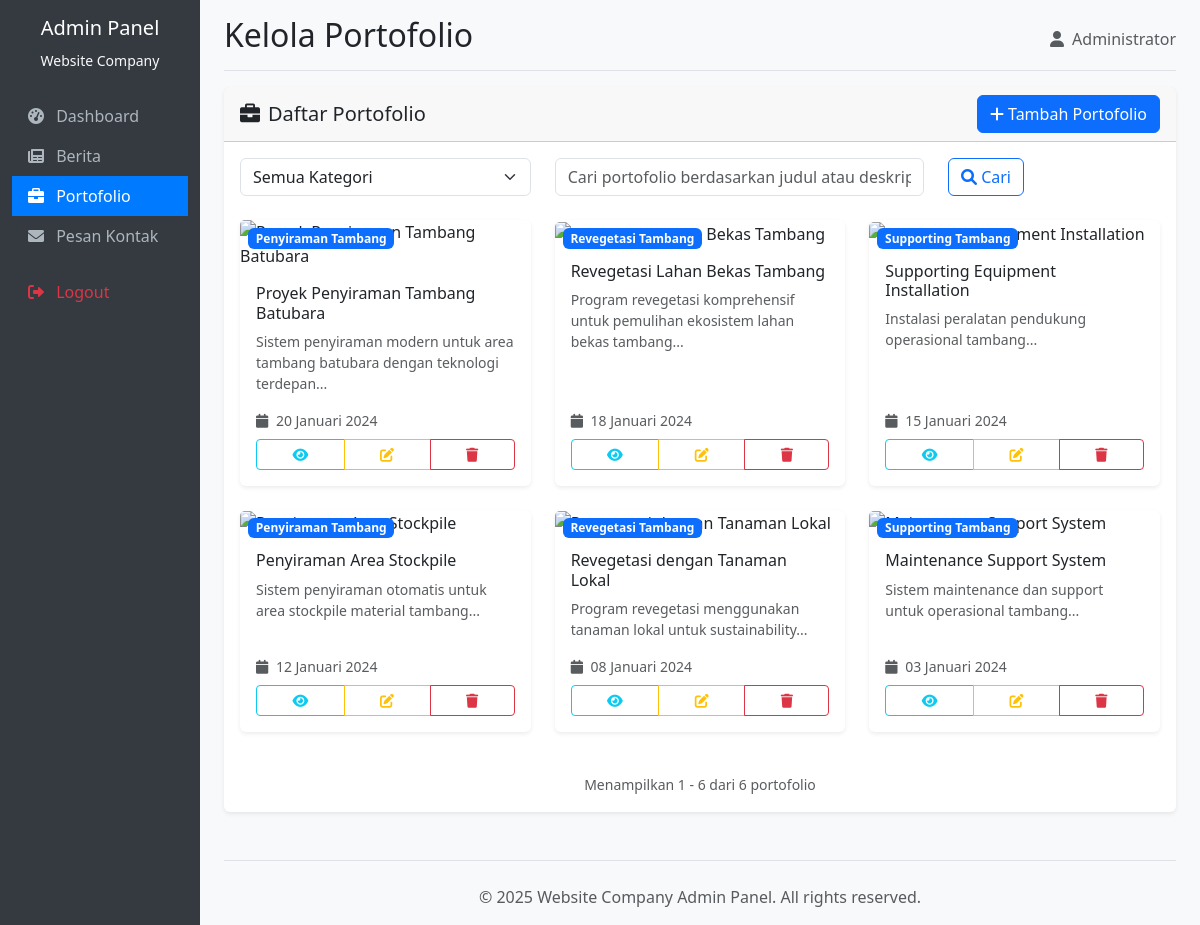
The page /pages/portofolio/index.php (signed in) on the database its author committed.
### tables this page shows
CREATE TABLE `portofolio` (
  `id` int(11) NOT NULL AUTO_INCREMENT,
  `admin_id` int(11) DEFAULT NULL,
  `judul` varchar(255) NOT NULL,
  `deskripsi` text NOT NULL,
  `gambar` varchar(255) DEFAULT NULL,
  `kategori` enum('penyiraman_tambang','revegetasi_tambang','supporting_tambang') NOT NULL,
  `tanggal` date NOT NULL,
  `created_at` timestamp NOT NULL DEFAULT CURRENT_TIMESTAMP,
  `updated_at` timestamp NOT NULL DEFAULT CURRENT_TIMESTAMP ON UPDATE CURRENT_TIMESTAMP,
  PRIMARY KEY (`id`),
  KEY `admin_id` (`admin_id`),
  CONSTRAINT `portofolio_ibfk_1` FOREIGN KEY (`admin_id`) REFERENCES `admin` (`id`) ON DELETE SET NULL ON UPDATE CASCADE
);

### config/database.php (called while the page is built, shortened)
<?php
function formatTanggalIndonesia($tanggal) {
    $bulan = [
        1 => 'Januari', 'Februari', 'Maret', 'April', 'Mei', 'Juni',
        'Juli', 'Agustus', 'September', 'Oktober', 'November', 'Desember'
    ];
    $split = explode('-', $tanggal);
    return $split[2] . ' ' . $bulan[(int)$split[1]] . ' ' . $split[0];
}
?>

### pages/portofolio/index.php (the view, shortened to what this page needs)
<?php
require_once '../../config/database.php';
$page = isset($_GET['page']) ? (int)$_GET['page'] : 1;
$limit = 12;
$offset = ($page - 1) * $limit;
$search = isset($_GET['search']) ? trim($_GET['search']) : '';
$kategori_filter = isset($_GET['kategori']) ? $_GET['kategori'] : '';
$where_conditions = [];
$where_clause = !empty($where_conditions) ? "WHERE " . implode(" AND ", $where_conditions) : "";
try {
    $count_sql = "SELECT COUNT(*) as total FROM portofolio $where_clause";
    $count_stmt = $pdo->prepare($count_sql);
    $count_stmt->execute();
    $total_records = $count_stmt->fetch()['total'];
    $sql = "SELECT * FROM portofolio $where_clause ORDER BY created_at DESC LIMIT :limit OFFSET :offset";
    $stmt = $pdo->prepare($sql);
    $stmt->bindValue(':limit', $limit, PDO::PARAM_INT);
    $stmt->bindValue(':offset', $offset, PDO::PARAM_INT);
    $stmt->execute();
    $portofolio_list = $stmt->fetchAll();
} catch(PDOException $e) {
    $error_message = 'Terjadi kesalahan saat mengambil data portofolio.';
}
$kategori_options = [
    'penyiraman_tambang' => 'Penyiraman Tambang',
    'revegetasi_tambang' => 'Revegetasi Tambang',
    'supporting_tambang' => 'Supporting Tambang'
];
include '../../includes/header.php';
?>
<div class="card">
    <div class="card-header d-flex justify-content-between align-items-center">
        <h5 class="mb-0">
            <i class="fas fa-briefcase me-2"></i>Daftar Portofolio
        </h5>
        <a href="<?php echo $base_path; ?>pages/portofolio/create.php" class="btn btn-primary">
            <i class="fas fa-plus me-1"></i>Tambah Portofolio
        </a>
    </div>
    <div class="card-body">
        <form method="GET" class="mb-4">
            <div class="row">
                <div class="col-md-4">
                    <select name="kategori" class="form-select">
                        <option value="">Semua Kategori</option>
                    </select>
                </div>
                <div class="col-md-5">
                    <input type="text" name="search" class="form-control"
                           placeholder="Cari portofolio berdasarkan judul atau deskripsi..."
                           value="<?php echo htmlspecialchars($search); ?>">
                </div>
                <div class="col-md-3">
                    <button type="submit" class="btn btn-outline-primary me-2">
                        <i class="fas fa-search"></i> Cari
                    </button>
                </div>
            </div>
        </form>
        <?php if (empty($portofolio_list)): ?>
            <div class="text-center py-5">
                <i class="fas fa-briefcase fa-3x text-muted mb-3"></i>
                <h5 class="text-muted">
                    <?php echo (!empty($search) || !empty($kategori_filter)) ? 'Tidak ada portofolio yang sesuai dengan filter.' : 'Belum ada portofolio yang ditambahkan.'; ?>
                </h5>
                <a href="<?php echo $base_path; ?>pages/portofolio/create.php" class="btn btn-primary">
                    <i class="fas fa-plus me-1"></i>Tambah Portofolio Pertama
                </a>
            </div>
        <?php else: ?>
            <div class="row">
                <?php foreach ($portofolio_list as $portofolio): ?>
                    <div class="col-md-6 col-lg-4 mb-4">
                        <div class="card h-100">
                            <div class="position-relative">
                                <span class="badge bg-primary position-absolute top-0 start-0 m-2">
                                    <?php echo $kategori_options[$portofolio['kategori']]; ?>
                                </span>
                            </div>
                            <div class="card-body d-flex flex-column">
                                <h6 class="card-title"><?php echo htmlspecialchars($portofolio['judul']); ?></h6>
                                <p class="card-text text-muted small flex-grow-1">
                                    <?php echo substr(strip_tags($portofolio['deskripsi']), 0, 120) . '...'; ?>
                                </p>
                                <div class="mt-auto">
                                    <small class="text-muted d-block mb-2">
                                        <i class="fas fa-calendar me-1"></i>
                                        <?php echo formatTanggalIndonesia($portofolio['tanggal']); ?>
                                    </small>
                                    <div class="btn-group w-100" role="group">
                                        <a href="<?php echo $base_path; ?>pages/portofolio/view.php?id=<?php echo $portofolio['id']; ?>"
                                           class="btn btn-sm btn-outline-info">
                                            <i class="fas fa-eye"></i>
                                        </a>
                                        <a href="<?php echo $base_path; ?>pages/portofolio/edit.php?id=<?php echo $portofolio['id']; ?>"
                                           class="btn btn-sm btn-outline-warning">
                                            <i class="fas fa-edit"></i>
                                        </a>
                                        <a href="<?php echo $base_path; ?>pages/portofolio/index.php?delete=<?php echo $portofolio['id']; ?>"
                                           class="btn btn-sm btn-outline-danger"
                                           onclick="return confirmDelete('Apakah Anda yakin ingin menghapus portofolio ini?')">
                                            <i class="fas fa-trash"></i>
                                        </a>
                                    </div>
                                </div>
                            </div>
                        </div>
                    </div>
                <?php endforeach; ?>
            </div>
            <div class="text-muted text-center mt-3">
                <small>
                    Menampilkan <?php echo $offset + 1; ?> - <?php echo min($offset + $limit, $total_records); ?>
                    dari <?php echo $total_records; ?> portofolio
                </small>
            </div>
        <?php endif; ?>
    </div>
</div>
<?php include '../../includes/footer.php'; ?>

### includes/header.php (style rules this page uses)
.card { border: none; box-shadow: 0 0.125rem 0.25rem rgba(0, 0, 0, 0.075); }

### rows shown on the page
portofolio: kategori "Penyiraman Tambang", judul "Proyek Penyiraman Tambang Batubara", deskripsi "Sistem penyiraman modern untuk area tambang batubara dengan teknologi terdepan", tanggal "20 Januari 2024"
portofolio: kategori "Revegetasi Tambang", judul "Revegetasi Lahan Bekas Tambang", deskripsi "Program revegetasi komprehensif untuk pemulihan ekosistem lahan bekas tambang", tanggal "18 Januari 2024"
portofolio: kategori "Supporting Tambang", judul "Supporting Equipment Installation", deskripsi "Instalasi peralatan pendukung operasional tambang", tanggal "15 Januari 2024"
portofolio: kategori "Penyiraman Tambang", judul "Penyiraman Area Stockpile", deskripsi "Sistem penyiraman otomatis untuk area stockpile material tambang", tanggal "12 Januari 2024"
portofolio: kategori "Revegetasi Tambang", judul "Revegetasi dengan Tanaman Lokal", deskripsi "Program revegetasi menggunakan tanaman lokal untuk sustainability", tanggal "08 Januari 2024"
portofolio: kategori "Supporting Tambang", judul "Maintenance Support System", deskripsi "Sistem maintenance dan support untuk operasional tambang", tanggal "03 Januari 2024"

### other values the page prints
$page_title "Kelola Portofolio"
$_SESSION['admin_nama'] "Administrator"
$offset + 1 "1"
min($offset + $limit, $total_records) "6"
$total_records "6"
